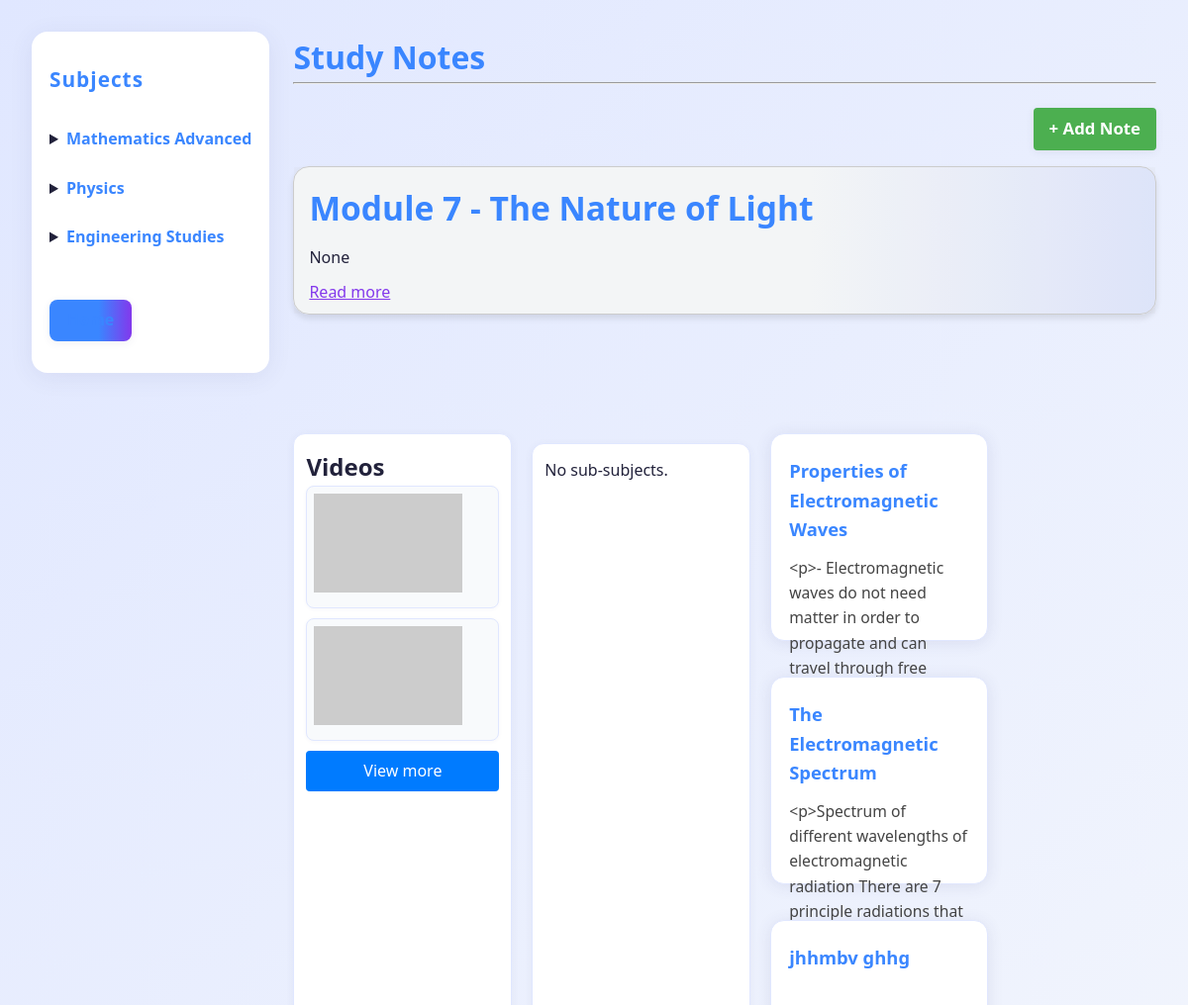
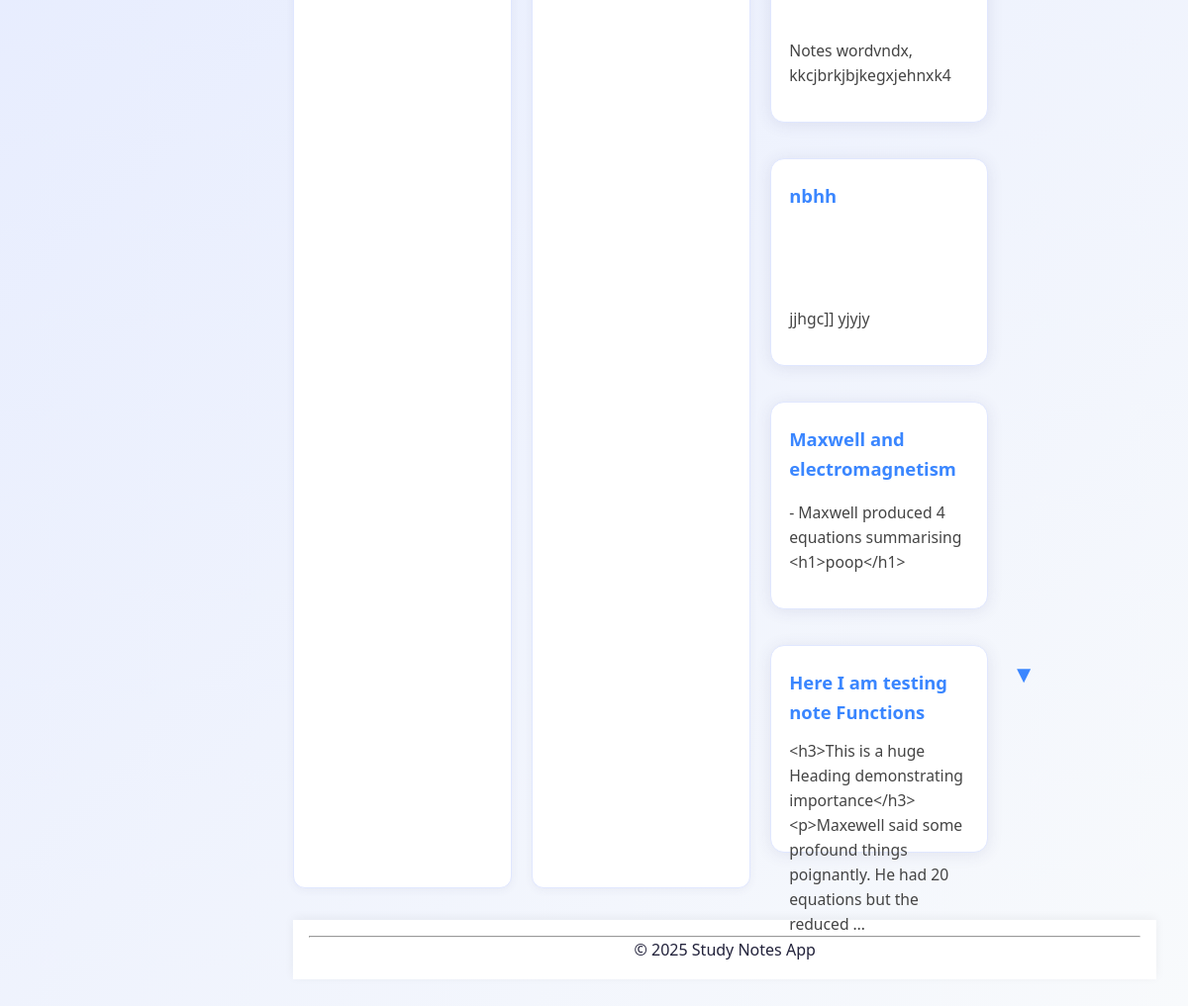
The app's page /subject/4/, older data (2 pictures, top to bottom).
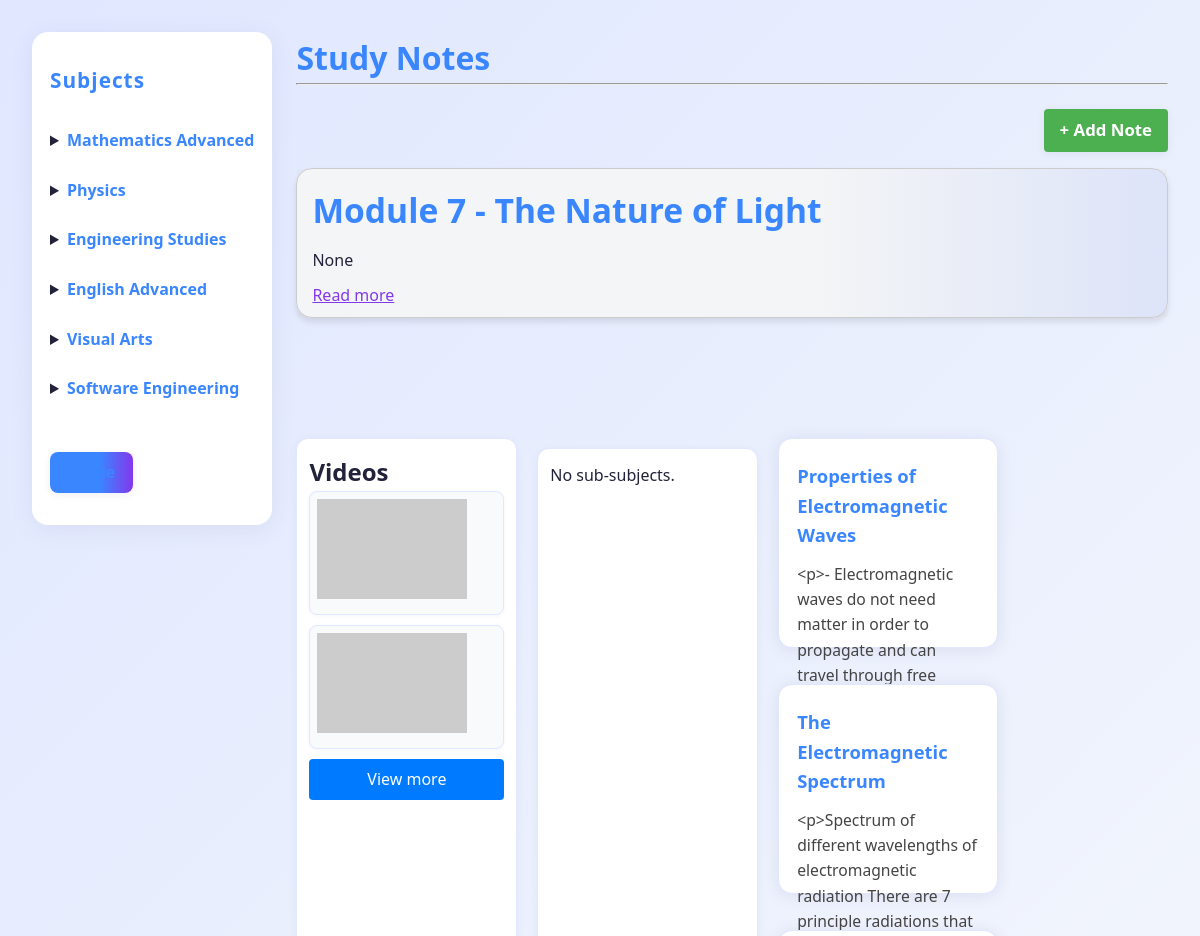
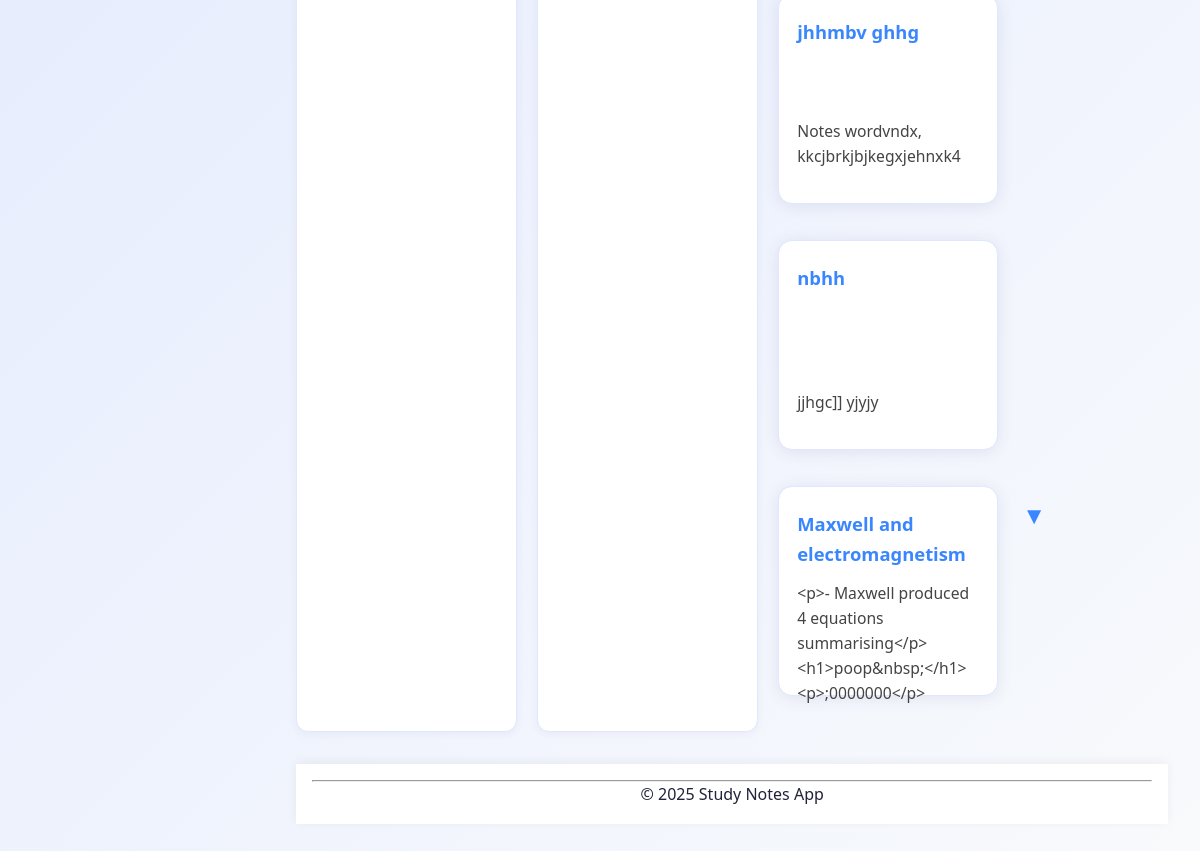
The same page, newer data (2 pictures, top to bottom).
### notes/models.py (models this page shows, shortened)
class Subject(models.Model):
    name = models.CharField(max_length=200)
    details = RichTextField(blank=True, null=True)
    parent = models.ForeignKey('self', on_delete=models.CASCADE, null=True, blank=True, related_name='subsubjects')

class Note(models.Model):
    subject = models.ForeignKey(Subject, on_delete=models.CASCADE, related_name='notes')
    title = models.CharField(max_length=200)
    content = models.TextField()
    created_at = models.DateTimeField(auto_now_add=True)
    content = RichTextField()

### notes/views.py (the view)
# urls.py: path('subject/<int:subject_id>/', views.subject_detail, name='subject_detail'),
def subject_detail(request, subject_id):
    subject = get_object_or_404(Subject.objects.prefetch_related('subsubjects', 'notes'), id=subject_id)
    return render(request, 'notes/subject_detail.html', {'subject': subject})

### notes/context_processors.py (called while the page is built)
def subjects_processor(request):
    return {
        'subjects': Subject.objects.filter(parent__isnull=True).prefetch_related('subsubjects')
    }

### notes/templatetags/truncate_html.py (called while the page is built)
@register.filter(name='truncate_words_html')
def truncate_words_html(value, arg):
    try:
        length = int(arg)
    except ValueError:
        return value  # Invalid argument
    text = strip_tags(value)
    words = re.findall(r'\\w+', text)
    if len(words) <= length:
        return value
    truncated_text = ' '.join(words[:length]) + '...'
    return truncated_text

### notes/templates/notes/subject_detail.html (shortened to what this page needs)
{% extends 'notes/base.html' %}
{% load static %}
{% load truncate_html %}
{% block content %}
<div style="text-align: right; margin-bottom: 1em;">
    <a href="{% url 'notes:create_note' subject.id %}" class="add-note-btn" style="background: #4CAF50; color: white; padding: 8px 16px; border-radius: 4px; text-decoration: none;">+ Add Note</a>
</div>
<header class="subject-overview">
    <h1>{{ subject.name }}</h1>
<div>{{ subject.details|truncate_words_html:50|safe }}</div>
    <a href="#" class="read-more">Read more</a>
    <div class="subject-background" style="background-image: url('https://via.placeholder.com/400x300?text=Background+Image');"></div>
</header>
<div class="content-below">
    <div class="videos">
        <h2>Videos</h2>
        <div class="video-item">
            <img src="https://via.placeholder.com/150x100?text=Video+1" alt="Video 1">
        </div>
        <div class="video-item">
            <img src="https://via.placeholder.com/150x100?text=Video+2" alt="Video 2">
        </div>
        <a href="#" class="view-more-btn">View more</a>
    </div>
    <div class="sub-subjects">
        {% for sub in subject.subsubjects.all %}
            <form action="{% url 'notes:subject_detail' sub.id %}" method="get" style="display:inline;">
                <button type="submit" class="sub-subject-btn">{{ sub.name }}</button>
            </form>
        {% empty %}
            <p>No sub-subjects.</p>
        {% endfor %}
    </div>
    <div class="notes">
        {% for note in subject.notes.all %}
            <div class="note-card">
                <h3><a href="{% url 'notes:note_detail' note.id %}">{{ note.title }}</a></h3>
                <p>{{ note.content|truncatewords:20 }}</p>
            </div>
        {% empty %}
            <p>No notes available.</p>
        {% endfor %}
        <div class="expand-btn">&#x25BC;</div>
    </div>
</div>
{% endblock %}

### notes/templates/notes/base.html (shortened to what this page needs)
{% load static %}
<!DOCTYPE html>
<html>
</html><head>
    <link rel="stylesheet" href="{% static 'notes/styles.css' %}">
    <link rel="stylesheet" href="{% static 'notes/modern_overrides.css' %}">
    <link rel="stylesheet" href="{% static 'notes/modern_layout.css' %}">
    <link rel="stylesheet" href="{% static 'notes/notes_overrides.css' %}">
</head>
<body>
    <div class="layout">
        <nav class="sidebar-nav">
            <h2>Subjects</h2>
            <ul>
                {% for subj in subjects %}
                    <li>
                        <details>
                            <summary>
                                <a href="{% url 'notes:subject_detail' subj.id %}">{{ subj.name }}</a>
                            </summary>
                        </details>
                    </li>
                {% endfor %}
            </ul>
            <a href="{% url 'notes:home' %}" class="home-link">Home</a>
        </nav>
        <div class="main-content">
            <header>
                <h1><a href="{% url 'notes:home' %}">Study Notes</a></h1>
                <hr>
            </header>
            <main>
                {% block content %}
                {% endblock %}
            </main>
            <footer>
                <hr>
                <p>&copy; 2025 Study Notes App</p>
            </footer>
        </div>
    </div>
</body>
</html>

### notes/static/notes/styles.css (style rules this page uses)
body { font-family: Arial, sans-serif; margin: 20px; background-color: #f9f9f9; }
header.subject-overview { border: 1px solid #ccc; padding: 15px; background-color: rgba(255, 255, 255, 0.95); position: relative; width: 100%; box-sizing: border-box; box-shadow: 0 4px 6px rgba(0,0,0,0.1); margin-bottom: 20px; }
:root { --primary-color: #3a86ff; --primary-dark: #2667cc; --secondary-color: #8338ec; --accent-color: #ff006e; --success-color: #06d6a0; --warning-color: #ffbe0b; --danger-color: #ef476f; --light-color: #f8f9fa; --dark-color: #212529; --gray-color: #6c757d; --light-gray: #e9ecef; --border-radius: 8px; --box-shadow: 0 4px 6px rgba(0, 0, 0, 0.1); --transition: all 0.3s ease; }
* { margin: 0; padding: 0; box-sizing: border-box; }
body { font-family: 'Segoe UI', Tahoma, Geneva, Verdana, sans-serif; line-height: 1.6; color: var(--dark-color); background-color: #f5f7fa; min-height: 100vh; display: flex; flex-direction: column; }
a { text-decoration: none; color: var(--primary-color); }
footer { text-align: center; padding: 1rem; background-color: white; box-shadow: 0 -2px 10px rgba(0, 0, 0, 0.05); margin-top: 2rem; }
nav { transition: transform 0.3s ease; }
.content-below { display: flex; flex-direction: row; gap: 20px; }
.videos, .sub-subjects, .notes { border: 1px solid #ccc; padding: 10px; background-color: white; box-sizing: border-box; }
.videos, .sub-subjects { flex: 1; }
.notes { flex: 2; }
.videos h2, .sub-subjects h2, .notes h2 { margin-top: 0; }
.video-item { margin-bottom: 10px; border: 1px solid #ddd; padding: 5px; background-color: #fff; }
.view-more-btn { display: block; margin-top: 10px; padding: 8px 12px; background-color: #007bff; color: white; text-align: center; text-decoration: none; border-radius: 4px; cursor: pointer; }
.sub-subjects { display: flex; flex-wrap: wrap; gap: 10px; }
.note-card { background-color: white; border: 1px solid #ccc; padding: 15px; width: 150px; height: 200px; box-sizing: border-box; position: relative; }
.expand-btn { margin-top: 10px; cursor: pointer; font-size: 24px; user-select: none; }
.read-more { text-decoration: underline; color: blue; cursor: pointer; margin-top: 10px; display: inline-block; }
.subject-background { position: absolute; top: 0; right: 0; bottom: 0; left: 0; opacity: 0.1; z-index: -1; background-size: cover; background-position: center; }
.content-below { display: flex; flex-direction: row; gap: 20px; margin-top: 220px; }
.videos { border: 1px solid #ccc; padding: 10px; }
.videos h2 { margin-top: 0; }
.sub-subjects { display: flex; gap: 10px; margin-top: 10px; }
.notes { flex: 2; display: flex; gap: 15px; flex-wrap: wrap; }
.subject-overview { border: 1px solid #ccc; padding: 15px; background-color: rgba(255, 255, 255, 0.9); position: absolute; top: 0; left: 0; right: 0; height: 150px; z-index: 2; overflow-y: auto; box-shadow: 0 4px 6px rgba(0,0,0,0.1); }
.content-below { margin-top: 120px; }
.subject-overview h1 { margin-top: 0; }

### notes/static/notes/modern_layout.css (style rules this page uses)
.layout { display: flex; min-height: 100vh; width: 100vw; background: none; }
.sidebar-nav { min-width: 230px; max-width: 260px; background: #fff; border-radius: 16px; box-shadow: 0 4px 24px rgba(60, 60, 120, 0.08); margin: 32px 0 32px 32px; padding: 32px 18px 32px 18px; height: fit-content; display: flex; flex-direction: column; align-items: flex-start; }
.sidebar-nav h2 { color: #3a86ff; font-size: 1.3em; margin-bottom: 1.2em; letter-spacing: 1px; }
.sidebar-nav ul { padding: 0; width: 100%; }
.sidebar-nav li { margin-bottom: 12px; list-style: none; }
.sidebar-nav details summary { font-weight: 600; color: #22223b; cursor: pointer; padding: 6px 0; border-radius: 6px; transition: background 0.2s; }
.sidebar-nav a { color: #3a86ff; transition: color 0.2s; text-decoration: none; }
.home-link { margin-top: 2em; display: inline-block; color: #fff; background: linear-gradient(90deg, #3a86ff 60%, #8338ec 100%); padding: 8px 18px; border-radius: 8px; font-weight: 600; font-size: 1em; box-shadow: 0 2px 8px rgba(60, 60, 120, 0.08); border: none; transition: background 0.2s, box-shadow 0.2s; }
.main-content { flex: 1; display: flex; flex-direction: column; min-height: 100vh; margin: 32px 32px 32px 0; background: none; padding-left: 24px; box-sizing: border-box; }
.main-content header { margin-bottom: 1.5em; }
.main-content main { flex: 1; }

Row changes from the older to the newer data that the page shows:
removed Note: title "Here I am testing note Functions", content "<h3>This is a huge Heading demonstrating importance</h3> <p>Maxewell said some profound things poignantly. He had 20 equations but the reduced …"
added Subject: name "English Advanced"
added Subject: name "Visual Arts"
added Subject: name "Software Engineering"
changed Note "Maxwell and electromagnetism": content "- Maxwell produced 4 equations summarising <h1>poop</h1>" → "<p>- Maxwell produced 4 equations summarising</p> <h1>poop&nbsp;</h1> <p>;0000000</p>"
